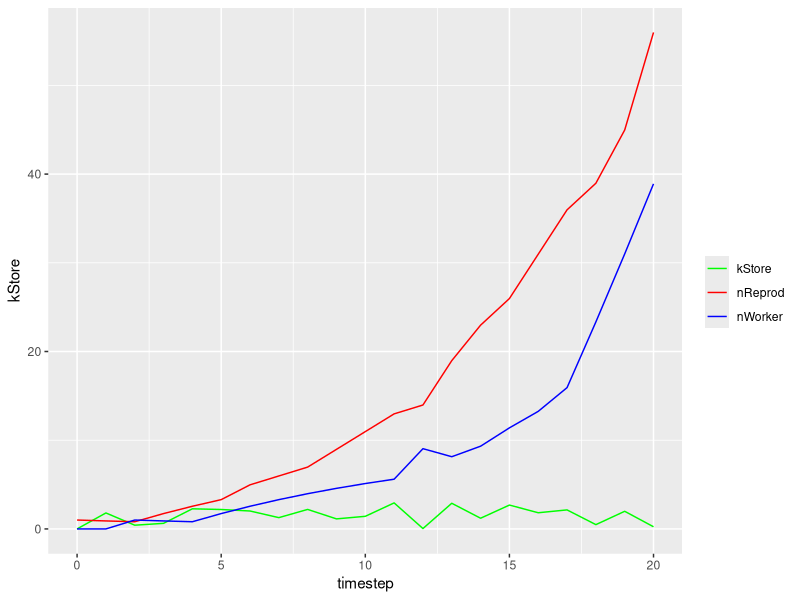

Reproduce this figure in R.
## ---- chunk 1
library(tidyverse)
## ---- chunk 2
#Whether to birth a reproductive or a worker
#TRUE for reproductive, FALSE for worker
birthReprod <- function(nReprod,nWorker,Day,nDayCycle)
{
  temp <- 1-(Day/nDayCycle);
  temp2 <- runif(1,0,1) > .5
  return(temp>temp2);
}

#Set foraging mortality rate given day in cycle
fMortRate <- function(Day,nDayCycle)
{
  temp <- .65+(Day/nDayCycle-.5)^2;
  return(temp);
}

#Set parameters for when reproductives stop foraging
isReprodForage <- function(nWorker)
{
  return(ifelse(nWorker<2,TRUE,FALSE))
}
## ---- chunk 3
#Set number of Days in a Cycle
Day <- 0; nDayCycle <- 20;
#Starting number of reproductives, workers and energy stores
nReprod <- 1; nWorker <- 0; kStore <- 0;
#Number of trips that workers and reproductives can make each day
nTripReprod <- 2; nTripWorker <- 2.5;
#Set amount of energy per trip that workers and reproductives make
kTripWorker <- 2; kTripReprod <- 2;
#Set amount of energy needed to create a worker and reproductive
kCreateWorker <- 3; kCreateReprod <- 3.5;

#Create dataframe to store data.
data <- data.frame(timestep=0,nReprod=nReprod,nWorker=nWorker,kStore=kStore)

for (i in 1:nDayCycle)
{
  #Forage as much as you can/need with workers
  #!!!!! When does Queen/reproductives stop foraging?
  #!!!!! How to incorporate mortality rate?
  
  nWorker <- (nWorker*fMortRate(Day,nDayCycle));
  kStore <- kStore + nWorker * nTripWorker;
  
  if(isReprodForage(nWorker=nWorker))
  {
    nReprod <- (nReprod*fMortRate(Day,nDayCycle));
    kStore <- kStore + nReprod * nTripReprod;
  }
  
  while (kStore > 0)
  {
    if(kStore > kCreateReprod)
    {
      if(birthReprod(nReprod,nWorker,Day,nDayCycle))
        {kStore <- kStore - kCreateReprod;  nReprod <- nReprod+1;}
        else    
        {kStore <- kStore - kCreateWorker;  nWorker <- nWorker+1;}
    }
    else{
      if(kStore > kCreateWorker)
      {kStore <- kStore - kCreateWorker;  nWorker <- nWorker + 1;}
      else{break}
    }
  }
  
  if(i%%5==0){print(paste("Day: ",i,"  kStore: ",kStore,"  nReprod: ",nReprod,"  nWorker: ",nWorker));}
  data <- rbind(data,list(i,nReprod,nWorker,kStore))
}

ggplot(data,aes(x=timestep)) + geom_line(aes(y=kStore,color="kStore")) + geom_line(aes(y=nReprod,color="nReprod")) + geom_line(aes(y=nWorker,color="nWorker")) + scale_colour_manual("",breaks = c("kStore", "nReprod", "nWorker"),values = c("kStore"="green","nReprod"="red","nWorker"="blue"))
